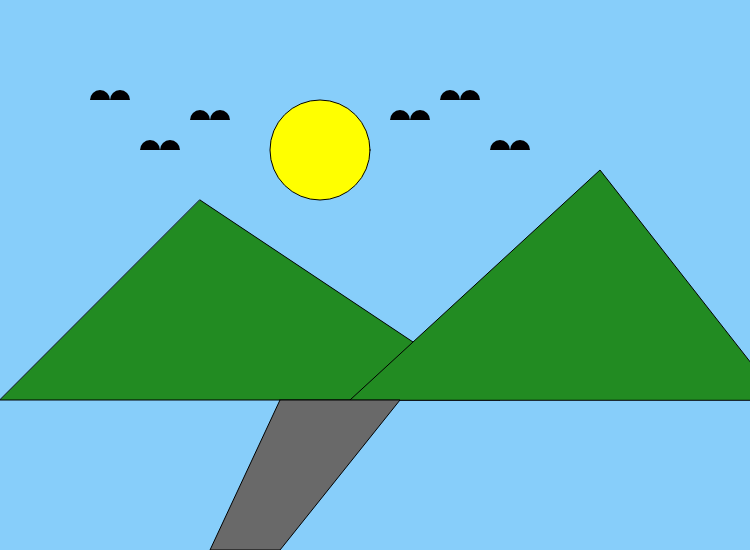
Frame 1 (no input)
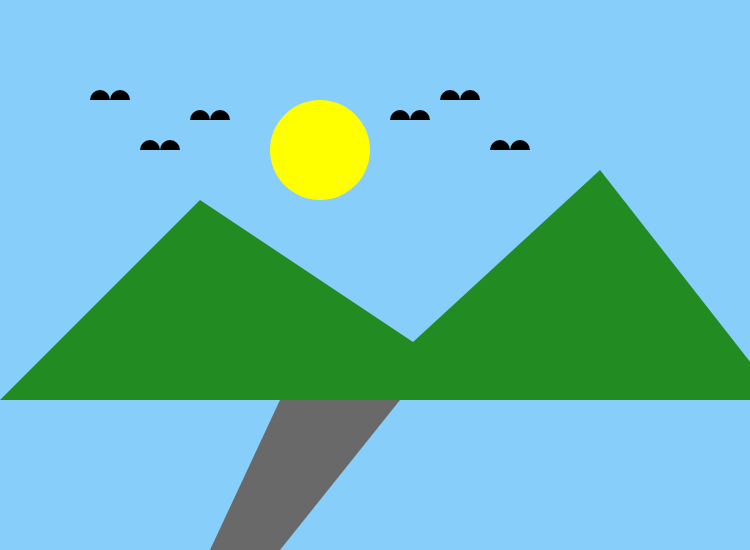
Frame 60 (no input)
Frame 120 (the mouse pressed at the canvas centre since frame 60): identical to frame 60, image omitted

The p5.js sketch that drew these frames (run headless with seeded random() and noise() and a simulated clock; from frame 60 on, the mouse is pressed at the canvas centre):

// p5.js sketch
// ── sketch.js
function setup() {
  createCanvas(750, 550);
}

function draw() {
  background(135, 206, 250);

  fill(255, 255, 0);
  circle(320, 150, 100);
  
  fill(34, 139, 34);
  triangle(0, 400, 500, 400, 200, 200);
  triangle(780, 400, 600, 170, 350, 400);

  fill(105, 105, 105);
  beginShape();
  vertex(280, 400);
  vertex(400, 400);
  vertex(280, height);
  vertex(210, height);
  endShape(CLOSE);
  
  drawBird(100, 100);
  drawBird(150, 150);
  drawBird(200, 120);
  drawBird(400, 120);
  drawBird(450, 100);
  drawBird(500, 150);
  
  function drawBird(x, y) {
  fill(0);
  noStroke();
  arc(x, y, 20, 20, PI, TWO_PI);
  arc(x + 20, y, 20, 20, PI, TWO_PI);
}
}
